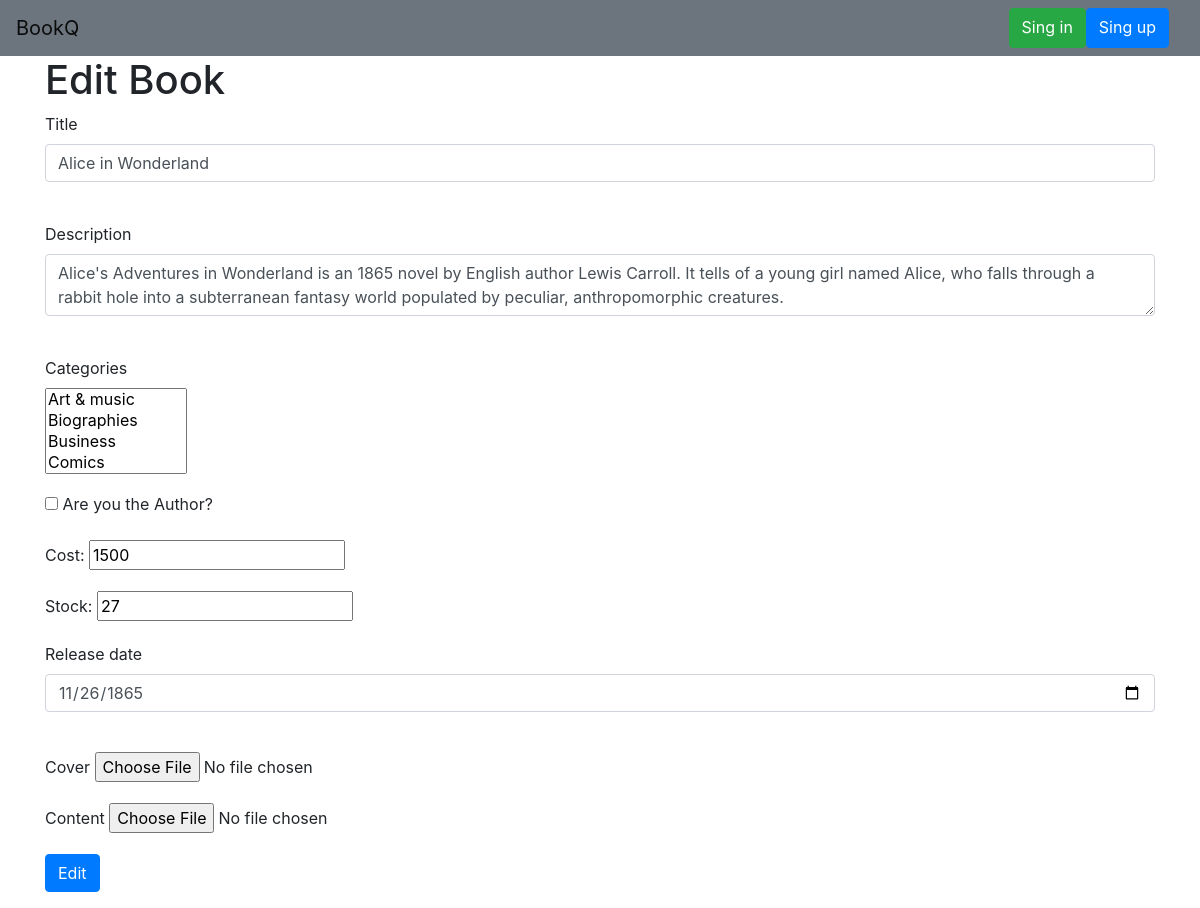
Screenshot of /book/1 with the database file from the repository.
### data/books.py (models this page shows)
class Book(SqlAlchemyBase, SerializerMixin):
    __tablename__ = 'books'
    id = sqlalchemy.Column(sqlalchemy.Integer, primary_key=True, autoincrement=True)
    title = sqlalchemy.Column(sqlalchemy.String, index=True)
    description = sqlalchemy.Column(sqlalchemy.String, nullable=True)
    image_path = sqlalchemy.Column(sqlalchemy.String, default='img/placeholder.png')
    file_path = sqlalchemy.Column(sqlalchemy.String, nullable=True)
    price = sqlalchemy.Column(sqlalchemy.Integer, default=0)
    stock = sqlalchemy.Column(sqlalchemy.Integer, default=1)
    release_date = sqlalchemy.Column(sqlalchemy.Date, default=datetime.datetime.now().date())
    author_id = sqlalchemy.Column(sqlalchemy.Integer, sqlalchemy.ForeignKey('authors.id'), nullable=True)
    author = orm.relation('Author', back_populates='books')

### main.py (the view, shortened to what this page needs)
@login_required
@app.route('/book/<int:book_id>', methods=['GET', 'POST'])
def edit_book(book_id):
    form = BookEditForm()
    session = db_session.create_session()
    form.categories.choices = [(category.id, category.name) for category in
                               session.query(Category).order_by(Category.name).all()]
    if request.method == "GET":
        book = session.query(Book).get(book_id)
        if not book:
            abort(404)
        form.title.data = book.title
        form.description.data = book.description
        form.release_date.data = book.release_date
        form.price.data = book.price
        form.stock.data = book.stock
    return render_template('add_book.html', form=form, title='Edit book', header='Edit Book')

### forms/book.py
class BookEditForm(FlaskForm):
    title = StringField('Title', validators=[DataRequired()])
    description = TextAreaField('Description', validators=[DataRequired()])
    release_date = DateField('Release date')
    is_user_author = BooleanField('Are you the Author?')
    price = IntegerField('Cost')
    stock = IntegerField('Stock')
    content = FileField('Content',
                        validators=[FileAllowed(['pdf', 'txt'], message='File should be (.txt, .pdf)')])
    categories = SelectMultipleField('Categories', choices=[], coerce=int)
    image = FileField('Cover', validators=[
        FileAllowed(['jpg', 'jpeg', 'png', 'gif', 'bmp'], message='File should be (.jpg, .jpeg, .png, .gif, .bmp)')])
    submit = SubmitField('Edit')

### data/db_session.py (called while the page is built)
def create_session() -> Session:
    global __factory
    return __factory()

### templates/add_book.html (shortened to what this page needs)
{% extends "base.html" %}
{% block head %}
<link rel="stylesheet" href="https://stackpath.bootstrapcdn.com/bootstrap/4.1.1/css/bootstrap.min.css">
<link rel="stylesheet" href="https://cdnjs.cloudflare.com/ajax/libs/bootstrap-select/1.13.1/css/bootstrap-select.css" />
{% endblock %}
{% block content %}
    <h1>{{ header }}</h1>
    <form action="" method="post" enctype=multipart/form-data>
        <p>
            {{ form.title.label }}<br>
            {{ form.title(class="form-control") }}<br>
        </p>
        <p>
            {{ form.description.label }}<br>
            {{ form.description(class="form-control") }}<br>
        </p>
        <p>
            {{ form.categories.label }}<br>
            {{ form.categories(class="selectpicker", multiple=True) }}<br>
        </p>
        <p>
            {{ form.is_user_author(type="checkbox") }} {{ form.is_user_author.label }}
            <br>
        </p>
        <p>
            {{ form.price.label }}:   {{ form.price(type="number") }} <br>
        </p>
        <p>
            {{ form.stock.label }}:   {{ form.stock(type="number") }} <br>
        </p>
        <p>
            {{ form.release_date.label }}<br>
            {{ form.release_date(class="form-control", type="date") }}<br>
        </p>
        <p>
            {{ form.image.label }}  {{ form.image() }}
        </p>
        <p>
            {{ form.content.label }}  {{ form.content() }}
        </p>
        <p>{{ form.submit(type="submit", class="btn btn-primary") }}</p>
    </form>
{% endblock %}

### rows the page displays
Book: title "Alice in Wonderland", description "Alice's Adventures in Wonderland is an 1865 novel by English author Lewis Carroll. It tells of a young girl named Alice, who falls through a rabbit hole into a subterranean fantasy world populated by peculiar, anthropomorphic creatures.", price "1500", stock "27", release_date "11/26/1865"

### other values shown
{{ header }} "Edit Book"
